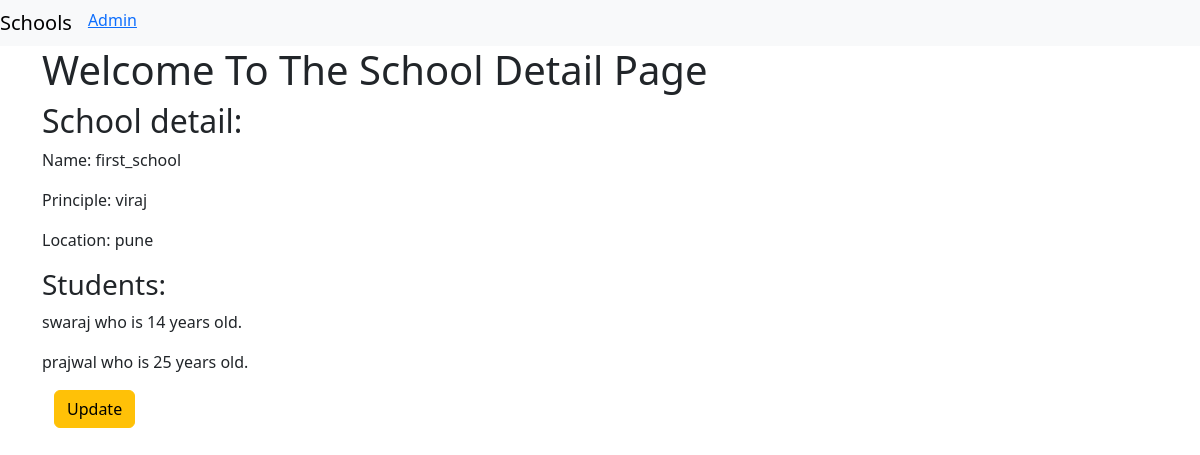
Page /basic_app/1 on the committed database.
### basic_app/models.py (models this page shows, shortened)
class School(models.Model):
          name = models.CharField(max_length = 256)
          principle = models.CharField(max_length= 256)
          location = models.CharField(max_length= 256)

class Student(models.Model):
          name = models.CharField(max_length= 256)
          age = models.PositiveBigIntegerField()
          school = models.ForeignKey(School,related_name='students', on_delete=models.CASCADE)

### basic_app/views.py (the view)
class SchoolDetailView(DetailView):
        context_object_name = 'school_detail'
        model = models.School
        template_name = 'basic_app/school_detail.html'

### basic_app/templates/basic_app/school_detail.html
{%extends 'basic_app/basic_app_base.html'%}
{%block body_block%}
<div class="jumbotron">
          <h1>Welcome To The School Detail Page</h1>
          <h2> School detail:</h2>
          <p>Name: {{school_detail.name}}</p>
          <p>Principle: {{school_detail.principle}}</p>
          <p>Location: {{school_detail.location}}</p>
          <h3> Students:</h3>
          {%for student in school_detail.students.all%}
          <p>{{student.name}} who is {{student.age}} years old.</p>
          {%endfor%}
</div>
<div class="container">
<p><a class="btn btn-warning" href="{% url 'basic_app:update' pk=school_detail.pk %}">Update</a></p>
</div>
{%endblock%}

### rows in the picture
School: name "first_school", principle "viraj", location "pune"
Student: name "swaraj", age "14"
Student: name "prajwal", age "25"
